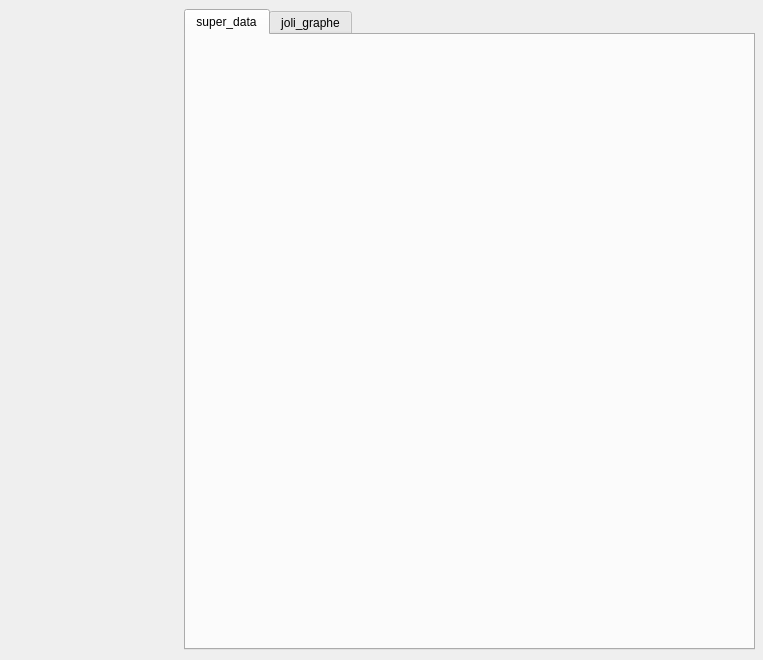
<?xml version="1.0" encoding="UTF-8"?>
<ui version="4.0">
 <class>Dialog</class>
 <widget class="QDialog" name="Dialog">
  <property name="geometry">
   <rect>
    <x>0</x>
    <y>0</y>
    <width>763</width>
    <height>660</height>
   </rect>
  </property>
  <property name="windowTitle">
   <string>Dialog</string>
  </property>
  <widget class="QWidget" name="horizontalLayoutWidget">
   <property name="geometry">
    <rect>
     <x>10</x>
     <y>10</y>
     <width>160</width>
     <height>631</height>
    </rect>
   </property>
   <layout class="QHBoxLayout" name="horizontalLayout"/>
  </widget>
  <widget class="QTabWidget" name="tabWidget">
   <property name="geometry">
    <rect>
     <x>184</x>
     <y>9</y>
     <width>571</width>
     <height>641</height>
    </rect>
   </property>
   <property name="styleSheet">
    <string notr="true"/>
   </property>
   <property name="currentIndex">
    <number>0</number>
   </property>
   <widget class="QWidget" name="data">
    <attribute name="title">
     <string>super_data</string>
    </attribute>
   </widget>
   <widget class="QWidget" name="graphe">
    <attribute name="title">
     <string>joli_graphe</string>
    </attribute>
   </widget>
  </widget>
 </widget>
 <resources/>
 <connections/>
</ui>
